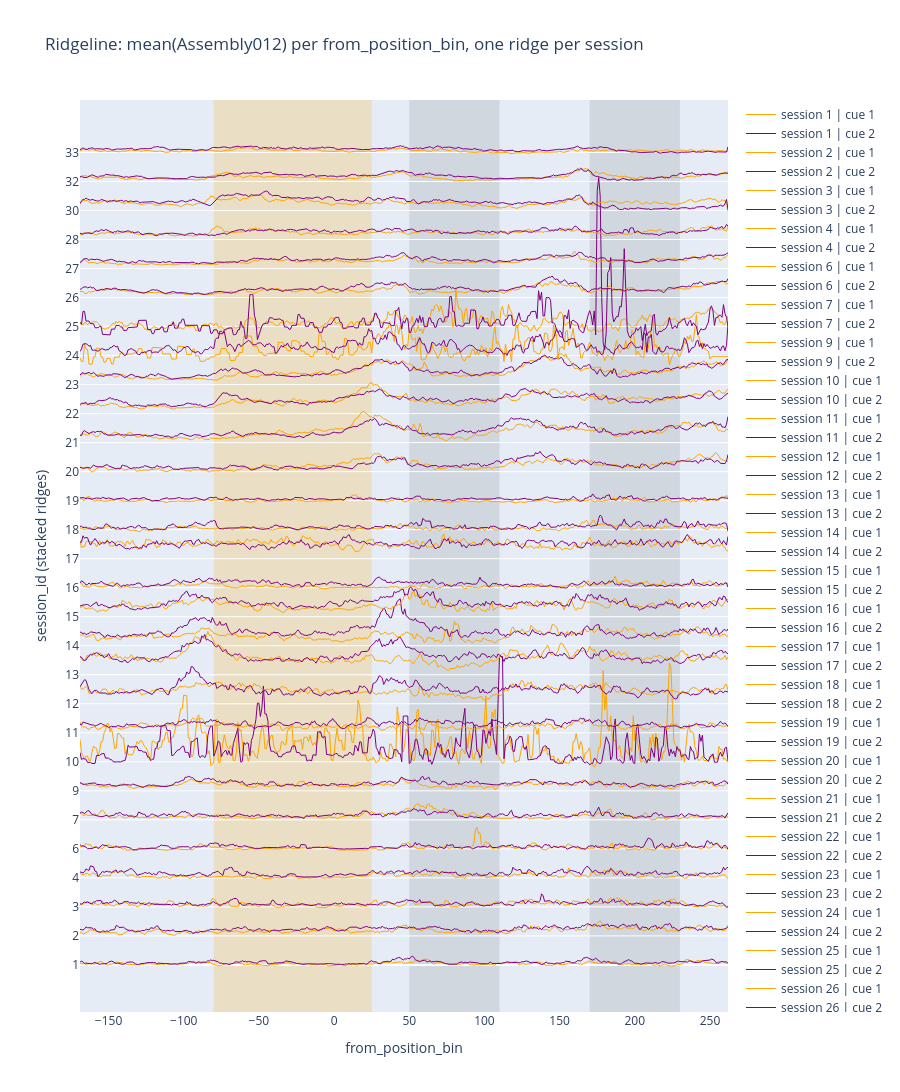

The notebook cell saved with this chart:
### Code cell
df = ens_data

# If session_id is in the index, bring it back as a column
if "session_id" not in df.columns:
    if isinstance(df.index, pd.MultiIndex) and "session_id" in df.index.names:
        df = df.reset_index()
    elif df.index.name == "session_id":
        df = df.reset_index()

trial_avg = (
    df.groupby(["session_id", "from_position_bin", "cue"], as_index=False)["Assembly012"]
      .mean()
      .rename(columns={"Assembly012": "Assembly012_mean"})
)

trial_avg = trial_avg[trial_avg["cue"].isin([1, 2])].copy()

# sorting x-axis values
pos_numeric = pd.to_numeric(trial_avg["from_position_bin"], errors="coerce")
if pos_numeric.notna().any():
    trial_avg["_pos"] = pos_numeric
    x_order = np.sort(trial_avg["_pos"].dropna().unique())
    # keep a numeric x for correct ordering/spacing
    trial_avg["_x"] = trial_avg["_pos"]
    x_ticks = x_order
    x_ticktext = [str(int(x)) if float(x).is_integer() else str(x) for x in x_order]
else:
    # fallback: treat as ordered categorical by appearance
    trial_avg["_x"] = trial_avg["from_position_bin"].astype(str)
    x_order = list(pd.unique(trial_avg["_x"]))
    x_ticks = x_order
    x_ticktext = x_order

# Ridgeline plot parameters
sessions = sorted(trial_avg["session_id"].unique())
dy = 0.8          # vertical spacing between sessions
cue_offset = 0.02 # vertical separation between cue 1 and cue 2 within a session
amp = 0.2

fig = go.Figure()

for i, s in enumerate(sessions):
    base = i * dy

    for cue, off in [(1, -cue_offset), (2, +cue_offset)]:
        sub = trial_avg[(trial_avg["session_id"] == s) & (trial_avg["cue"] == cue)].copy()

        # Ensure every x bin exists, fill missing with 0 (or np.nan if you prefer gaps)
        if pos_numeric.notna().any():
            sub = sub.set_index("_x").reindex(x_order).reset_index()
        else:
            sub = sub.set_index("_x").reindex(x_order).reset_index()

        y = sub["Assembly012_mean"].fillna(0.0).to_numpy()
        y_ridge = base + off + amp * y

        fig.add_trace(
            go.Scatter(
                x=sub["_x"],
                y=y_ridge,
                mode="lines",
                line=dict(width=1, color= cue == 1 and "orange" or "purple"),
                fill= None,
                name=f"session {s} | cue {cue}",
                hovertemplate=(
                    "session=%{customdata[0]}<br>"
                    "cue=%{customdata[1]}<br>"
                    "from_position_bin=%{x}<br>"
                    "mean(Assembly012)=%{customdata[2]:.4f}<extra></extra>"
                ),
                customdata=np.c_[np.full(len(sub), s), np.full(len(sub), cue), y],
                showlegend=True,
            )
        )



#Layout polish
fig.update_layout(
    title="Ridgeline: mean(Assembly012) per from_position_bin, one ridge per session",
    xaxis_title="from_position_bin",
    yaxis_title="session_id (stacked ridges)",
    # hovermode="x",
    height=max(450, 40 * len(sessions) + 200),
)

# Put session labels on the y-axis at each session baseline
fig.update_yaxes(
    tickmode="array",
    tickvals=[i * dy for i in range(len(sessions))],
    ticktext=[str(s) for s in sessions],
)

fig.add_vrect(x0=-80, x1=25,  fillcolor="orange", opacity=0.2, layer="below", line_width=0)
fig.add_vrect(x0=50,  x1=110, fillcolor="grey",   opacity=0.2, layer="below", line_width=0)
fig.add_vrect(x0=170, x1=230, fillcolor="grey",   opacity=0.2, layer="below", line_width=0)


if pos_numeric.notna().any():
    fig.update_xaxes(
        tickmode="array",
        ticktext=x_ticktext,
        showgrid=False, zeroline=False
    )

fig.show()

### Figure 1 — Plotly figure (JSON) as saved in the notebook; plotly's stock layout.template omitted (floating-point values rounded to 4 significant figures; data arrays with more than 128 entries replaced by an {"elided": "..."} marker saying what was removed)
{"data": [{"customdata": {"elided": "432x3 float values"}, "hovertemplate": "session=%{customdata[0]}<br>cue=%{customdata[1]}<br>from_position_bin=%{x}<br>mean(Assembly012)=%{customdata[2]:.4f}<extra></extra>", "line": {"color": "orange", "width": 1}, "mode": "lines", "name": "session 1 | cue 1", "showlegend": true, "type": "scatter", "x": {"elided": "432 float values"}, "y": {"elided": "432 float values"}}, {"customdata": {"elided": "432x3 float values"}, "hovertemplate": "session=%{customdata[0]}<br>cue=%{customdata[1]}<br>from_position_bin=%{x}<br>mean(Assembly012)=%{customdata[2]:.4f}<extra></extra>", "line": {"color": "purple", "width": 1}, "mode": "lines", "name": "session 1 | cue 2", "showlegend": true, "type": "scatter", "x": {"elided": "432 float values"}, "y": {"elided": "432 float values"}}, {"customdata": {"elided": "432x3 float values"}, "hovertemplate": "session=%{customdata[0]}<br>cue=%{customdata[1]}<br>from_position_bin=%{x}<br>mean(Assembly012)=%{customdata[2]:.4f}<extra></extra>", "line": {"color": "orange", "width": 1}, "mode": "lines", "name": "session 2 | cue 1", "showlegend": true, "type": "scatter", "x": {"elided": "432 float values"}, "y": {"elided": "432 float values"}}, {"customdata": {"elided": "432x3 float values"}, "hovertemplate": "session=%{customdata[0]}<br>cue=%{customdata[1]}<br>from_position_bin=%{x}<br>mean(Assembly012)=%{customdata[2]:.4f}<extra></extra>", "line": {"color": "purple", "width": 1}, "mode": "lines", "name": "session 2 | cue 2", "showlegend": true, "type": "scatter", "x": {"elided": "432 float values"}, "y": {"elided": "432 float values"}}, {"customdata": {"elided": "432x3 float values"}, "hovertemplate": "session=%{customdata[0]}<br>cue=%{customdata[1]}<br>from_position_bin=%{x}<br>mean(Assembly012)=%{customdata[2]:.4f}<extra></extra>", "line": {"color": "orange", "width": 1}, "mode": "lines", "name": "session 3 | cue 1", "showlegend": true, "type": "scatter", "x": {"elided": "432 float values"}, "y": {"elided": "432 float values"}}, {"customdata": {"elided": "432x3 float values"}, "hovertemplate": "session=%{customdata[0]}<br>cue=%{customdata[1]}<br>from_position_bin=%{x}<br>mean(Assembly012)=%{customdata[2]:.4f}<extra></extra>", "line": {"color": "purple", "width": 1}, "mode": "lines", "name": "session 3 | cue 2", "showlegend": true, "type": "scatter", "x": {"elided": "432 float values"}, "y": {"elided": "432 float values"}}, {"customdata": {"elided": "432x3 float values"}, "hovertemplate": "session=%{customdata[0]}<br>cue=%{customdata[1]}<br>from_position_bin=%{x}<br>mean(Assembly012)=%{customdata[2]:.4f}<extra></extra>", "line": {"color": "orange", "width": 1}, "mode": "lines", "name": "session 4 | cue 1", "showlegend": true, "type": "scatter", "x": {"elided": "432 float values"}, "y": {"elided": "432 float values"}}, {"customdata": {"elided": "432x3 float values"}, "hovertemplate": "session=%{customdata[0]}<br>cue=%{customdata[1]}<br>from_position_bin=%{x}<br>mean(Assembly012)=%{customdata[2]:.4f}<extra></extra>", "line": {"color": "purple", "width": 1}, "mode": "lines", "name": "session 4 | cue 2", "showlegend": true, "type": "scatter", "x": {"elided": "432 float values"}, "y": {"elided": "432 float values"}}, {"customdata": {"elided": "432x3 float values"}, "hovertemplate": "session=%{customdata[0]}<br>cue=%{customdata[1]}<br>from_position_bin=%{x}<br>mean(Assembly012)=%{customdata[2]:.4f}<extra></extra>", "line": {"color": "orange", "width": 1}, "mode": "lines", "name": "session 6 | cue 1", "showlegend": true, "type": "scatter", "x": {"elided": "432 float values"}, "y": {"elided": "432 float values"}}, {"customdata": {"elided": "432x3 float values"}, "hovertemplate": "session=%{customdata[0]}<br>cue=%{customdata[1]}<br>from_position_bin=%{x}<br>mean(Assembly012)=%{customdata[2]:.4f}<extra></extra>", "line": {"color": "purple", "width": 1}, "mode": "lines", "name": "session 6 | cue 2", "showlegend": true, "type": "scatter", "x": {"elided": "432 float values"}, "y": {"elided": "432 float values"}}, {"customdata": {"elided": "432x3 float values"}, "hovertemplate": "session=%{customdata[0]}<br>cue=%{customdata[1]}<br>from_position_bin=%{x}<br>mean(Assembly012)=%{customdata[2]:.4f}<extra></extra>", "line": {"color": "orange", "width": 1}, "mode": "lines", "name": "session 7 | cue 1", "showlegend": true, "type": "scatter", "x": {"elided": "432 float values"}, "y": {"elided": "432 float values"}}, {"customdata": {"elided": "432x3 float values"}, "hovertemplate": "session=%{customdata[0]}<br>cue=%{customdata[1]}<br>from_position_bin=%{x}<br>mean(Assembly012)=%{customdata[2]:.4f}<extra></extra>", "line": {"color": "purple", "width": 1}, "mode": "lines", "name": "session 7 | cue 2", "showlegend": true, "type": "scatter", "x": {"elided": "432 float values"}, "y": {"elided": "432 float values"}}, {"customdata": {"elided": "432x3 float values"}, "hovertemplate": "session=%{customdata[0]}<br>cue=%{customdata[1]}<br>from_position_bin=%{x}<br>mean(Assembly012)=%{customdata[2]:.4f}<extra></extra>", "line": {"color": "orange", "width": 1}, "mode": "lines", "name": "session 9 | cue 1", "showlegend": true, "type": "scatter", "x": {"elided": "432 float values"}, "y": {"elided": "432 float values"}}, {"customdata": {"elided": "432x3 float values"}, "hovertemplate": "session=%{customdata[0]}<br>cue=%{customdata[1]}<br>from_position_bin=%{x}<br>mean(Assembly012)=%{customdata[2]:.4f}<extra></extra>", "line": {"color": "purple", "width": 1}, "mode": "lines", "name": "session 9 | cue 2", "showlegend": true, "type": "scatter", "x": {"elided": "432 float values"}, "y": {"elided": "432 float values"}}, {"customdata": {"elided": "432x3 float values"}, "hovertemplate": "session=%{customdata[0]}<br>cue=%{customdata[1]}<br>from_position_bin=%{x}<br>mean(Assembly012)=%{customdata[2]:.4f}<extra></extra>", "line": {"color": "orange", "width": 1}, "mode": "lines", "name": "session 10 | cue 1", "showlegend": true, "type": "scatter", "x": {"elided": "432 float values"}, "y": {"elided": "432 float values"}}, {"customdata": {"elided": "432x3 float values"}, "hovertemplate": "session=%{customdata[0]}<br>cue=%{customdata[1]}<br>from_position_bin=%{x}<br>mean(Assembly012)=%{customdata[2]:.4f}<extra></extra>", "line": {"color": "purple", "width": 1}, "mode": "lines", "name": "session 10 | cue 2", "showlegend": true, "type": "scatter", "x": {"elided": "432 float values"}, "y": {"elided": "432 float values"}}, {"customdata": {"elided": "432x3 float values"}, "hovertemplate": "session=%{customdata[0]}<br>cue=%{customdata[1]}<br>from_position_bin=%{x}<br>mean(Assembly012)=%{customdata[2]:.4f}<extra></extra>", "line": {"color": "orange", "width": 1}, "mode": "lines", "name": "session 11 | cue 1", "showlegend": true, "type": "scatter", "x": {"elided": "432 float values"}, "y": {"elided": "432 float values"}}, {"customdata": {"elided": "432x3 float values"}, "hovertemplate": "session=%{customdata[0]}<br>cue=%{customdata[1]}<br>from_position_bin=%{x}<br>mean(Assembly012)=%{customdata[2]:.4f}<extra></extra>", "line": {"color": "purple", "width": 1}, "mode": "lines", "name": "session 11 | cue 2", "showlegend": true, "type": "scatter", "x": {"elided": "432 float values"}, "y": {"elided": "432 float values"}}, {"customdata": {"elided": "432x3 float values"}, "hovertemplate": "session=%{customdata[0]}<br>cue=%{customdata[1]}<br>from_position_bin=%{x}<br>mean(Assembly012)=%{customdata[2]:.4f}<extra></extra>", "line": {"color": "orange", "width": 1}, "mode": "lines", "name": "session 12 | cue 1", "showlegend": true, "type": "scatter", "x": {"elided": "432 float values"}, "y": {"elided": "432 float values"}}, {"customdata": {"elided": "432x3 float values"}, "hovertemplate": "session=%{customdata[0]}<br>cue=%{customdata[1]}<br>from_position_bin=%{x}<br>mean(Assembly012)=%{customdata[2]:.4f}<extra></extra>", "line": {"color": "purple", "width": 1}, "mode": "lines", "name": "session 12 | cue 2", "showlegend": true, "type": "scatter", "x": {"elided": "432 float values"}, "y": {"elided": "432 float values"}}, {"customdata": {"elided": "432x3 float values"}, "hovertemplate": "session=%{customdata[0]}<br>cue=%{customdata[1]}<br>from_position_bin=%{x}<br>mean(Assembly012)=%{customdata[2]:.4f}<extra></extra>", "line": {"color": "orange", "width": 1}, "mode": "lines", "name": "session 13 | cue 1", "showlegend": true, "type": "scatter", "x": {"elided": "432 float values"}, "y": {"elided": "432 float values"}}, {"customdata": {"elided": "432x3 float values"}, "hovertemplate": "session=%{customdata[0]}<br>cue=%{customdata[1]}<br>from_position_bin=%{x}<br>mean(Assembly012)=%{customdata[2]:.4f}<extra></extra>", "line": {"color": "purple", "width": 1}, "mode": "lines", "name": "session 13 | cue 2", "showlegend": true, "type": "scatter", "x": {"elided": "432 float values"}, "y": {"elided": "432 float values"}}, {"customdata": {"elided": "432x3 float values"}, "hovertemplate": "session=%{customdata[0]}<br>cue=%{customdata[1]}<br>from_position_bin=%{x}<br>mean(Assembly012)=%{customdata[2]:.4f}<extra></extra>", "line": {"color": "orange", "width": 1}, "mode": "lines", "name": "session 14 | cue 1", "showlegend": true, "type": "scatter", "x": {"elided": "432 float values"}, "y": {"elided": "432 float values"}}, {"customdata": {"elided": "432x3 float values"}, "hovertemplate": "session=%{customdata[0]}<br>cue=%{customdata[1]}<br>from_position_bin=%{x}<br>mean(Assembly012)=%{customdata[2]:.4f}<extra></extra>", "line": {"color": "purple", "width": 1}, "mode": "lines", "name": "session 14 | cue 2", "showlegend": true, "type": "scatter", "x": {"elided": "432 float values"}, "y": {"elided": "432 float values"}}, {"customdata": {"elided": "432x3 float values"}, "hovertemplate": "session=%{customdata[0]}<br>cue=%{customdata[1]}<br>from_position_bin=%{x}<br>mean(Assembly012)=%{customdata[2]:.4f}<extra></extra>", "line": {"color": "orange", "width": 1}, "mode": "lines", "name": "session 15 | cue 1", "showlegend": true, "type": "scatter", "x": {"elided": "432 float values"}, "y": {"elided": "432 float values"}}, {"customdata": {"elided": "432x3 float values"}, "hovertemplate": "session=%{customdata[0]}<br>cue=%{customdata[1]}<br>from_position_bin=%{x}<br>mean(Assembly012)=%{customdata[2]:.4f}<extra></extra>", "line": {"color": "purple", "width": 1}, "mode": "lines", "name": "session 15 | cue 2", "showlegend": true, "type": "scatter", "x": {"elided": "432 float values"}, "y": {"elided": "432 float values"}}, {"customdata": {"elided": "432x3 float values"}, "hovertemplate": "session=%{customdata[0]}<br>cue=%{customdata[1]}<br>from_position_bin=%{x}<br>mean(Assembly012)=%{customdata[2]:.4f}<extra></extra>", "line": {"color": "orange", "width": 1}, "mode": "lines", "name": "session 16 | cue 1", "showlegend": true, "type": "scatter", "x": {"elided": "432 float values"}, "y": {"elided": "432 float values"}}, {"customdata": {"elided": "432x3 float values"}, "hovertemplate": "session=%{customdata[0]}<br>cue=%{customdata[1]}<br>from_position_bin=%{x}<br>mean(Assembly012)=%{customdata[2]:.4f}<extra></extra>", "line": {"color": "purple", "width": 1}, "mode": "lines", "name": "session 16 | cue 2", "showlegend": true, "type": "scatter", "x": {"elided": "432 float values"}, "y": {"elided": "432 float values"}}, {"customdata": {"elided": "432x3 float values"}, "hovertemplate": "session=%{customdata[0]}<br>cue=%{customdata[1]}<br>from_position_bin=%{x}<br>mean(Assembly012)=%{customdata[2]:.4f}<extra></extra>", "line": {"color": "orange", "width": 1}, "mode": "lines", "name": "session 17 | cue 1", "showlegend": true, "type": "scatter", "x": {"elided": "432 float values"}, "y": {"elided": "432 float values"}}, {"customdata": {"elided": "432x3 float values"}, "hovertemplate": "session=%{customdata[0]}<br>cue=%{customdata[1]}<br>from_position_bin=%{x}<br>mean(Assembly012)=%{customdata[2]:.4f}<extra></extra>", "line": {"color": "purple", "width": 1}, "mode": "lines", "name": "session 17 | cue 2", "showlegend": true, "type": "scatter", "x": {"elided": "432 float values"}, "y": {"elided": "432 float values"}}, {"customdata": {"elided": "432x3 float values"}, "hovertemplate": "session=%{customdata[0]}<br>cue=%{customdata[1]}<br>from_position_bin=%{x}<br>mean(Assembly012)=%{customdata[2]:.4f}<extra></extra>", "line": {"color": "orange", "width": 1}, "mode": "lines", "name": "session 18 | cue 1", "showlegend": true, "type": "scatter", "x": {"elided": "432 float values"}, "y": {"elided": "432 float values"}}, {"customdata": {"elided": "432x3 float values"}, "hovertemplate": "session=%{customdata[0]}<br>cue=%{customdata[1]}<br>from_position_bin=%{x}<br>mean(Assembly012)=%{customdata[2]:.4f}<extra></extra>", "line": {"color": "purple", "width": 1}, "mode": "lines", "name": "session 18 | cue 2", "showlegend": true, "type": "scatter", "x": {"elided": "432 float values"}, "y": {"elided": "432 float values"}}, {"customdata": {"elided": "432x3 float values"}, "hovertemplate": "session=%{customdata[0]}<br>cue=%{customdata[1]}<br>from_position_bin=%{x}<br>mean(Assembly012)=%{customdata[2]:.4f}<extra></extra>", "line": {"color": "orange", "width": 1}, "mode": "lines", "name": "session 19 | cue 1", "showlegend": true, "type": "scatter", "x": {"elided": "432 float values"}, "y": {"elided": "432 float values"}}, {"customdata": {"elided": "432x3 float values"}, "hovertemplate": "session=%{customdata[0]}<br>cue=%{customdata[1]}<br>from_position_bin=%{x}<br>mean(Assembly012)=%{customdata[2]:.4f}<extra></extra>", "line": {"color": "purple", "width": 1}, "mode": "lines", "name": "session 19 | cue 2", "showlegend": true, "type": "scatter", "x": {"elided": "432 float values"}, "y": {"elided": "432 float values"}}, {"customdata": {"elided": "432x3 float values"}, "hovertemplate": "session=%{customdata[0]}<br>cue=%{customdata[1]}<br>from_position_bin=%{x}<br>mean(Assembly012)=%{customdata[2]:.4f}<extra></extra>", "line": {"color": "orange", "width": 1}, "mode": "lines", "name": "session 20 | cue 1", "showlegend": true, "type": "scatter", "x": {"elided": "432 float values"}, "y": {"elided": "432 float values"}}, {"customdata": {"elided": "432x3 float values"}, "hovertemplate": "session=%{customdata[0]}<br>cue=%{customdata[1]}<br>from_position_bin=%{x}<br>mean(Assembly012)=%{customdata[2]:.4f}<extra></extra>", "line": {"color": "purple", "width": 1}, "mode": "lines", "name": "session 20 | cue 2", "showlegend": true, "type": "scatter", "x": {"elided": "432 float values"}, "y": {"elided": "432 float values"}}, {"customdata": {"elided": "432x3 float values"}, "hovertemplate": "session=%{customdata[0]}<br>cue=%{customdata[1]}<br>from_position_bin=%{x}<br>mean(Assembly012)=%{customdata[2]:.4f}<extra></extra>", "line": {"color": "orange", "width": 1}, "mode": "lines", "name": "session 21 | cue 1", "showlegend": true, "type": "scatter", "x": {"elided": "432 float values"}, "y": {"elided": "432 float values"}}, {"customdata": {"elided": "432x3 float values"}, "hovertemplate": "session=%{customdata[0]}<br>cue=%{customdata[1]}<br>from_position_bin=%{x}<br>mean(Assembly012)=%{customdata[2]:.4f}<extra></extra>", "line": {"color": "purple", "width": 1}, "mode": "lines", "name": "session 21 | cue 2", "showlegend": true, "type": "scatter", "x": {"elided": "432 float values"}, "y": {"elided": "432 float values"}}, {"customdata": {"elided": "432x3 float values"}, "hovertemplate": "session=%{customdata[0]}<br>cue=%{customdata[1]}<br>from_position_bin=%{x}<br>mean(Assembly012)=%{customdata[2]:.4f}<extra></extra>", "line": {"color": "orange", "width": 1}, "mode": "lines", "name": "session 22 | cue 1", "showlegend": true, "type": "scatter", "x": {"elided": "432 float values"}, "y": {"elided": "432 float values"}}, {"customdata": {"elided": "432x3 float values"}, "hovertemplate": "session=%{customdata[0]}<br>cue=%{customdata[1]}<br>from_position_bin=%{x}<br>mean(Assembly012)=%{customdata[2]:.4f}<extra></extra>", "line": {"color": "purple", "width": 1}, "mode": "lines", "name": "session 22 | cue 2", "showlegend": true, "type": "scatter", "x": {"elided": "432 float values"}, "y": {"elided": "432 float values"}}, {"customdata": {"elided": "432x3 float values"}, "hovertemplate": "session=%{customdata[0]}<br>cue=%{customdata[1]}<br>from_position_bin=%{x}<br>mean(Assembly012)=%{customdata[2]:.4f}<extra></extra>", "line": {"color": "orange", "width": 1}, "mode": "lines", "name": "session 23 | cue 1", "showlegend": true, "type": "scatter", "x": {"elided": "432 float values"}, "y": {"elided": "432 float values"}}, {"customdata": {"elided": "432x3 float values"}, "hovertemplate": "session=%{customdata[0]}<br>cue=%{customdata[1]}<br>from_position_bin=%{x}<br>mean(Assembly012)=%{customdata[2]:.4f}<extra></extra>", "line": {"color": "purple", "width": 1}, "mode": "lines", "name": "session 23 | cue 2", "showlegend": true, "type": "scatter", "x": {"elided": "432 float values"}, "y": {"elided": "432 float values"}}, {"customdata": {"elided": "432x3 float values"}, "hovertemplate": "session=%{customdata[0]}<br>cue=%{customdata[1]}<br>from_position_bin=%{x}<br>mean(Assembly012)=%{customdata[2]:.4f}<extra></extra>", "line": {"color": "orange", "width": 1}, "mode": "lines", "name": "session 24 | cue 1", "showlegend": true, "type": "scatter", "x": {"elided": "432 float values"}, "y": {"elided": "432 float values"}}, {"customdata": {"elided": "432x3 float values"}, "hovertemplate": "session=%{customdata[0]}<br>cue=%{customdata[1]}<br>from_position_bin=%{x}<br>mean(Assembly012)=%{customdata[2]:.4f}<extra></extra>", "line": {"color": "purple", "width": 1}, "mode": "lines", "name": "session 24 | cue 2", "showlegend": true, "type": "scatter", "x": {"elided": "432 float values"}, "y": {"elided": "432 float values"}}, {"customdata": {"elided": "432x3 float values"}, "hovertemplate": "session=%{customdata[0]}<br>cue=%{customdata[1]}<br>from_position_bin=%{x}<br>mean(Assembly012)=%{customdata[2]:.4f}<extra></extra>", "line": {"color": "orange", "width": 1}, "mode": "lines", "name": "session 25 | cue 1", "showlegend": true, "type": "scatter", "x": {"elided": "432 float values"}, "y": {"elided": "432 float values"}}, {"customdata": {"elided": "432x3 float values"}, "hovertemplate": "session=%{customdata[0]}<br>cue=%{customdata[1]}<br>from_position_bin=%{x}<br>mean(Assembly012)=%{customdata[2]:.4f}<extra></extra>", "line": {"color": "purple", "width": 1}, "mode": "lines", "name": "session 25 | cue 2", "showlegend": true, "type": "scatter", "x": {"elided": "432 float values"}, "y": {"elided": "432 float values"}}, {"customdata": {"elided": "432x3 float values"}, "hovertemplate": "session=%{customdata[0]}<br>cue=%{customdata[1]}<br>from_position_bin=%{x}<br>mean(Assembly012)=%{customdata[2]:.4f}<extra></extra>", "line": {"color": "orange", "width": 1}, "mode": "lines", "name": "session 26 | cue 1", "showlegend": true, "type": "scatter", "x": {"elided": "432 float values"}, "y": {"elided": "432 float values"}}, {"customdata": {"elided": "432x3 float values"}, "hovertemplate": "session=%{customdata[0]}<br>cue=%{customdata[1]}<br>from_position_bin=%{x}<br>mean(Assembly012)=%{customdata[2]:.4f}<extra></extra>", "line": {"color": "purple", "width": 1}, "mode": "lines", "name": "session 26 | cue 2", "showlegend": true, "type": "scatter", "x": {"elided": "432 float values"}, "y": {"elided": "432 float values"}}, {"customdata": {"elided": "432x3 float values"}, "hovertemplate": "session=%{customdata[0]}<br>cue=%{customdata[1]}<br>from_position_bin=%{x}<br>mean(Assembly012)=%{customdata[2]:.4f}<extra></extra>", "line": {"color": "orange", "width": 1}, "mode": "lines", "name": "session 27 | cue 1", "showlegend": true, "type": "scatter", "x": {"elided": "432 float values"}, "y": {"elided": "432 float values"}}, {"customdata": {"elided": "432x3 float values"}, "hovertemplate": "session=%{customdata[0]}<br>cue=%{customdata[1]}<br>from_position_bin=%{x}<br>mean(Assembly012)=%{customdata[2]:.4f}<extra></extra>", "line": {"color": "purple", "width": 1}, "mode": "lines", "name": "session 27 | cue 2", "showlegend": true, "type": "scatter", "x": {"elided": "432 float values"}, "y": {"elided": "432 float values"}}, {"customdata": {"elided": "432x3 float values"}, "hovertemplate": "session=%{customdata[0]}<br>cue=%{customdata[1]}<br>from_position_bin=%{x}<br>mean(Assembly012)=%{customdata[2]:.4f}<extra></extra>", "line": {"color": "orange", "width": 1}, "mode": "lines", "name": "session 28 | cue 1", "showlegend": true, "type": "scatter", "x": {"elided": "432 float values"}, "y": {"elided": "432 float values"}}, {"customdata": {"elided": "432x3 float values"}, "hovertemplate": "session=%{customdata[0]}<br>cue=%{customdata[1]}<br>from_position_bin=%{x}<br>mean(Assembly012)=%{customdata[2]:.4f}<extra></extra>", "line": {"color": "purple", "width": 1}, "mode": "lines", "name": "session 28 | cue 2", "showlegend": true, "type": "scatter", "x": {"elided": "432 float values"}, "y": {"elided": "432 float values"}}, {"customdata": {"elided": "432x3 float values"}, "hovertemplate": "session=%{customdata[0]}<br>cue=%{customdata[1]}<br>from_position_bin=%{x}<br>mean(Assembly012)=%{customdata[2]:.4f}<extra></extra>", "line": {"color": "orange", "width": 1}, "mode": "lines", "name": "session 30 | cue 1", "showlegend": true, "type": "scatter", "x": {"elided": "432 float values"}, "y": {"elided": "432 float values"}}, {"customdata": {"elided": "432x3 float values"}, "hovertemplate": "session=%{customdata[0]}<br>cue=%{customdata[1]}<br>from_position_bin=%{x}<br>mean(Assembly012)=%{customdata[2]:.4f}<extra></extra>", "line": {"color": "purple", "width": 1}, "mode": "lines", "name": "session 30 | cue 2", "showlegend": true, "type": "scatter", "x": {"elided": "432 float values"}, "y": {"elided": "432 float values"}}, {"customdata": {"elided": "432x3 float values"}, "hovertemplate": "session=%{customdata[0]}<br>cue=%{customdata[1]}<br>from_position_bin=%{x}<br>mean(Assembly012)=%{customdata[2]:.4f}<extra></extra>", "line": {"color": "orange", "width": 1}, "mode": "lines", "name": "session 32 | cue 1", "showlegend": true, "type": "scatter", "x": {"elided": "432 float values"}, "y": {"elided": "432 float values"}}, {"customdata": {"elided": "432x3 float values"}, "hovertemplate": "session=%{customdata[0]}<br>cue=%{customdata[1]}<br>from_position_bin=%{x}<br>mean(Assembly012)=%{customdata[2]:.4f}<extra></extra>", "line": {"color": "purple", "width": 1}, "mode": "lines", "name": "session 32 | cue 2", "showlegend": true, "type": "scatter", "x": {"elided": "432 float values"}, "y": {"elided": "432 float values"}}, {"customdata": {"elided": "432x3 float values"}, "hovertemplate": "session=%{customdata[0]}<br>cue=%{customdata[1]}<br>from_position_bin=%{x}<br>mean(Assembly012)=%{customdata[2]:.4f}<extra></extra>", "line": {"color": "orange", "width": 1}, "mode": "lines", "name": "session 33 | cue 1", "showlegend": true, "type": "scatter", "x": {"elided": "432 float values"}, "y": {"elided": "432 float values"}}, {"customdata": {"elided": "432x3 float values"}, "hovertemplate": "session=%{customdata[0]}<br>cue=%{customdata[1]}<br>from_position_bin=%{x}<br>mean(Assembly012)=%{customdata[2]:.4f}<extra></extra>", "line": {"color": "purple", "width": 1}, "mode": "lines", "name": "session 33 | cue 2", "showlegend": true, "type": "scatter", "x": {"elided": "432 float values"}, "y": {"elided": "432 float values"}}], "layout": {"height": 1360, "shapes": [{"fillcolor": "orange", "layer": "below", "line": {"width": 0}, "opacity": 0.2, "type": "rect", "x0": -80, "x1": 25, "xref": "x", "y0": 0, "y1": 1, "yref": "y domain"}, {"fillcolor": "grey", "layer": "below", "line": {"width": 0}, "opacity": 0.2, "type": "rect", "x0": 50, "x1": 110, "xref": "x", "y0": 0, "y1": 1, "yref": "y domain"}, {"fillcolor": "grey", "layer": "below", "line": {"width": 0}, "opacity": 0.2, "type": "rect", "x0": 170, "x1": 230, "xref": "x", "y0": 0, "y1": 1, "yref": "y domain"}], "title": {"text": "Ridgeline: mean(Assembly012) per from_position_bin, one ridge per session"}, "xaxis": {"showgrid": false, "tickmode": "array", "ticktext": {"elided": "432 str values"}, "title": {"text": "from_position_bin"}, "zeroline": false}, "yaxis": {"tickmode": "array", "ticktext": ["1", "2", "3", "4", "6", "7", "9", "10", "11", "12", "13", "14", "15", "16", "17", "18", "19", "20", "21", "22", "23", "24", "25", "26", "27", "28", "30", "32", "33"], "tickvals": [0, 0.8, 1.6, 2.4, 3.2, 4, 4.8, 5.6, 6.4, 7.2, 8, 8.8, 9.6, 10.4, 11.2, 12, 12.8, 13.6, 14.4, 15.2, 16, 16.8, 17.6, 18.4, 19.2, 20, 20.8, 21.6, 22.4], "title": {"text": "session_id (stacked ridges)"}}}}
